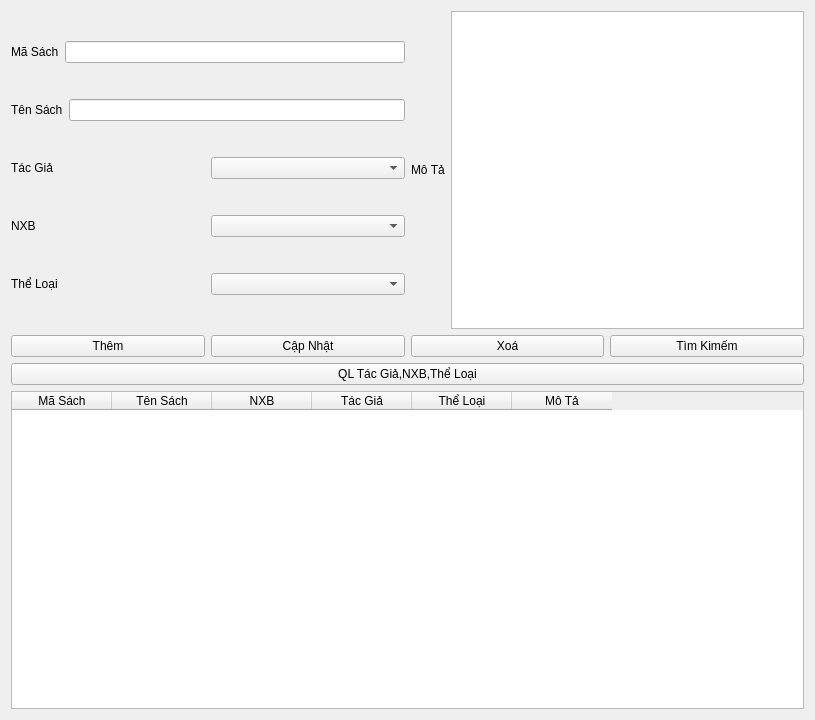
<?xml version="1.0" encoding="UTF-8"?>
<ui version="4.0">
 <class>Form</class>
 <widget class="QWidget" name="Form">
  <property name="geometry">
   <rect>
    <x>0</x>
    <y>0</y>
    <width>815</width>
    <height>720</height>
   </rect>
  </property>
  <property name="sizePolicy">
   <sizepolicy hsizetype="Preferred" vsizetype="Preferred">
    <horstretch>0</horstretch>
    <verstretch>0</verstretch>
   </sizepolicy>
  </property>
  <property name="windowTitle">
   <string>Form</string>
  </property>
  <layout class="QGridLayout" name="gridLayout_10">
   <item row="0" column="0">
    <layout class="QGridLayout" name="gridLayout_5">
     <item row="0" column="0">
      <layout class="QGridLayout" name="gridLayout_8">
       <item row="0" column="0">
        <layout class="QGridLayout" name="gridLayout">
         <item row="0" column="0">
          <widget class="QLabel" name="label">
           <property name="text">
            <string>Mã Sách</string>
           </property>
          </widget>
         </item>
         <item row="0" column="1">
          <widget class="QLineEdit" name="lineEdit"/>
         </item>
        </layout>
       </item>
       <item row="1" column="0">
        <layout class="QGridLayout" name="gridLayout_2">
         <item row="0" column="0">
          <widget class="QLabel" name="label_2">
           <property name="text">
            <string>Tên Sách</string>
           </property>
          </widget>
         </item>
         <item row="0" column="1">
          <widget class="QLineEdit" name="lineEdit_2"/>
         </item>
        </layout>
       </item>
       <item row="2" column="0">
        <layout class="QGridLayout" name="gridLayout_3">
         <item row="0" column="1">
          <widget class="QComboBox" name="comboBox_1"/>
         </item>
         <item row="0" column="0">
          <widget class="QLabel" name="label_3">
           <property name="sizePolicy">
            <sizepolicy hsizetype="Preferred" vsizetype="Preferred">
             <horstretch>0</horstretch>
             <verstretch>0</verstretch>
            </sizepolicy>
           </property>
           <property name="minimumSize">
            <size>
             <width>0</width>
             <height>0</height>
            </size>
           </property>
           <property name="text">
            <string>Tác Giả</string>
           </property>
          </widget>
         </item>
        </layout>
       </item>
       <item row="3" column="0">
        <layout class="QGridLayout" name="gridLayout_6">
         <item row="0" column="0">
          <widget class="QLabel" name="label_6">
           <property name="text">
            <string>NXB</string>
           </property>
          </widget>
         </item>
         <item row="0" column="1">
          <widget class="QComboBox" name="comboBox_2"/>
         </item>
        </layout>
       </item>
       <item row="4" column="0">
        <layout class="QGridLayout" name="gridLayout_7">
         <item row="0" column="0">
          <widget class="QLabel" name="label_7">
           <property name="text">
            <string>Thể Loại</string>
           </property>
          </widget>
         </item>
         <item row="0" column="1">
          <widget class="QComboBox" name="comboBox_3"/>
         </item>
        </layout>
       </item>
      </layout>
     </item>
     <item row="0" column="1">
      <layout class="QGridLayout" name="gridLayout_4">
       <item row="0" column="0">
        <widget class="QLabel" name="label_4">
         <property name="text">
          <string>Mô Tả</string>
         </property>
        </widget>
       </item>
       <item row="0" column="1">
        <widget class="QPlainTextEdit" name="plainTextEdit"/>
       </item>
      </layout>
     </item>
    </layout>
   </item>
   <item row="1" column="0">
    <layout class="QHBoxLayout" name="horizontalLayout">
     <item>
      <widget class="QPushButton" name="pushButton_4">
       <property name="text">
        <string>Thêm</string>
       </property>
      </widget>
     </item>
     <item>
      <widget class="QPushButton" name="pushButton_3">
       <property name="text">
        <string>Cập Nhật</string>
       </property>
      </widget>
     </item>
     <item>
      <widget class="QPushButton" name="pushButton_2">
       <property name="text">
        <string>Xoá</string>
       </property>
      </widget>
     </item>
     <item>
      <widget class="QPushButton" name="pushButton">
       <property name="text">
        <string>Tìm Kimếm</string>
       </property>
      </widget>
     </item>
    </layout>
   </item>
   <item row="2" column="0">
    <layout class="QHBoxLayout" name="horizontalLayout_2">
     <item>
      <widget class="QPushButton" name="pushButton_5">
       <property name="text">
        <string>QL Tác Giả,NXB,Thể Loại</string>
       </property>
      </widget>
     </item>
    </layout>
   </item>
   <item row="3" column="0">
    <layout class="QGridLayout" name="gridLayout_9">
     <item row="0" column="0">
      <widget class="QTableWidget" name="tableWidget">
       <attribute name="verticalHeaderVisible">
        <bool>false</bool>
       </attribute>
       <column>
        <property name="text">
         <string>Mã Sách</string>
        </property>
       </column>
       <column>
        <property name="text">
         <string>Tên Sách</string>
        </property>
       </column>
       <column>
        <property name="text">
         <string>NXB</string>
        </property>
       </column>
       <column>
        <property name="text">
         <string>Tác Giả</string>
        </property>
       </column>
       <column>
        <property name="text">
         <string>Thể Loại</string>
        </property>
       </column>
       <column>
        <property name="text">
         <string>Mô Tả</string>
        </property>
       </column>
      </widget>
     </item>
    </layout>
   </item>
  </layout>
 </widget>
 <resources/>
 <connections/>
</ui>
